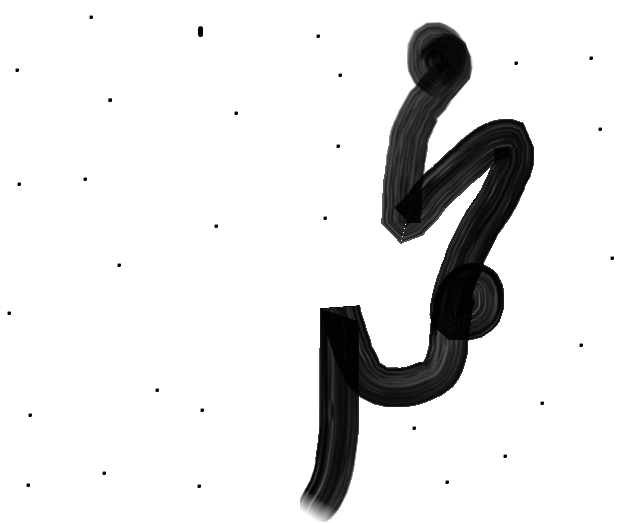
#> input picture __data/image/morphology.jpg, 639 x 523 px
$ jupyter execute 'erosion & dilation.ipynb'
#> lines starting #> are read from the running program, lines starting #| are printed output that depends on the picture
<div style="direction:rtl;text-align:center"></div>
<h1><div style="direction:rtl;text-align:center">Open CV</div></h1>

[cell 1]
import cv2
import numpy as np

[cell 2]
img = cv2.imread("../__data/image/morphology.jpg")
#> img is the input picture: shape (523, 639, 3); min 0, max 255, mean 228.8
img = cv2.resize(img , (300,300))
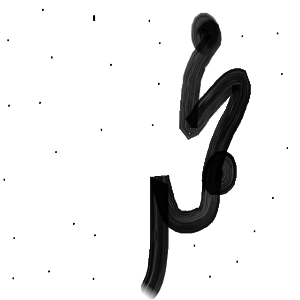
#> img: shape (300, 300, 3); min 0, max 255, mean 228.8

# set kernel
kernel = np.ones((5, 5), np.uint8) # uint8 --> max val 256

# method
erosion = cv2.erode(src=img, kernel=kernel)
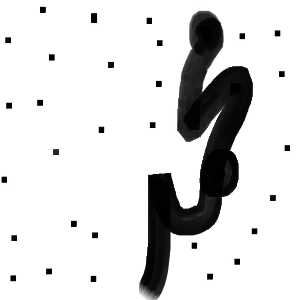
#> erosion: shape (300, 300, 3); min 0, max 255, mean 219
dilation = cv2.dilate(src=img, kernel=kernel)
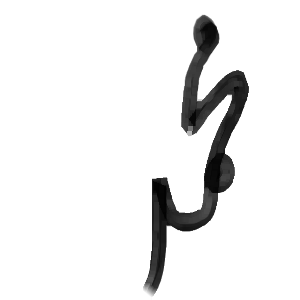
#> dilation: shape (300, 300, 3); min 2, max 255, mean 236.4

# stack
out = np.hstack((img ,erosion, dilation))
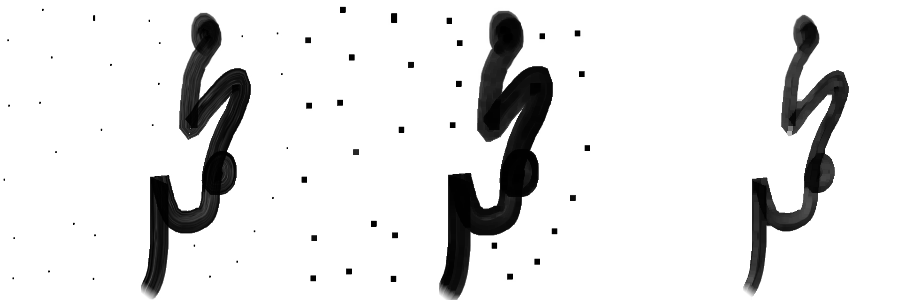
#> out: shape (300, 900, 3); min 0, max 255, mean 228

cv2.imshow('out', out)

cv2.waitKey(0)
cv2.destroyAllWindows()
